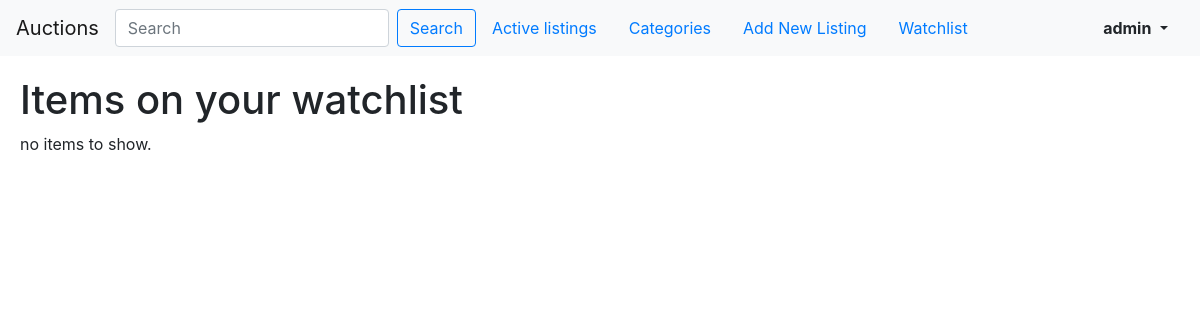
The app's page /watchlist (signed in), older data.
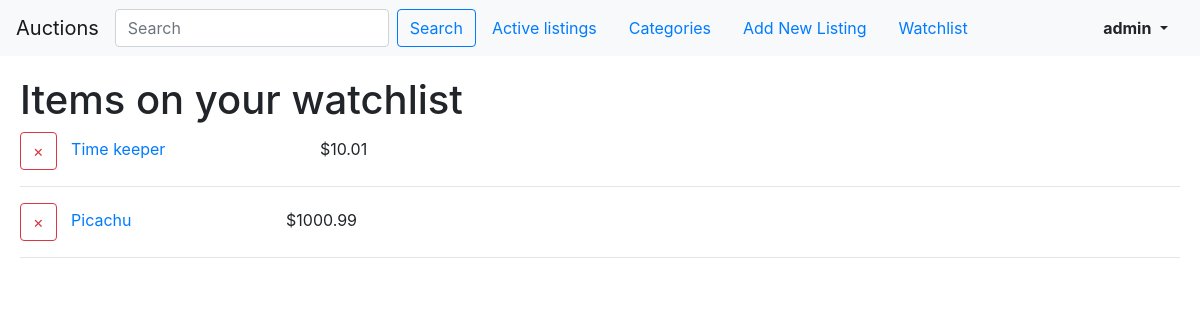
The same page, newer data.
### auctions/models.py (models this page shows, shortened)
class Listing(models.Model):
    owner = models.ForeignKey(User, on_delete=models.CASCADE, related_name="owned_auctions")
    title = models.CharField(max_length=200)
    state = models.CharField(max_length=10, default="active", choices = [('active','active'), ('closed', 'closed')])
    category = models.CharField(max_length=64, null=True, blank=True)
    description = models.CharField(max_length=1500)
    price = models.DecimalField(max_digits=8, decimal_places=2)
    start_date = models.DateField(auto_now_add=True, editable=False)
    item_image = models.ImageField(upload_to ='uploads/', null=True, blank=True)
    watchers = models.ManyToManyField(User, blank=True, related_name="watched_items")
    highest_bidder = models.ForeignKey(User, on_delete=models.CASCADE, related_name="placed_bids", null=True, blank=True)
    def __str__(self):
        return self.title

### auctions/views.py (the view)
# urls.py: path("watchlist", views.watchlist, name="watchlist"),
def watchlist(request):
    user = request.user
    if request.method == "POST":
        listing = Listing.objects.get(id=request.POST["watch_remove"])
        listing.watchers.remove(user)
    return render(request, "auctions/watchlist.html", {
        "watched_items": user.watched_items.all(),
    })

### auctions/templates/auctions/watchlist.html (shortened to what this page needs)
{% extends "auctions/layout.html" %}
{% block body %}
    <h1>Items on your watchlist</h1>
    {% for item in watched_items %}
    <form method="post">
        <div  class="watchlist_grid">
        <button value="{{item.id}}" name="watch_remove" class="btn btn-outline-danger" style="margin-right:10px">×</button>
        <a href='/listings/{{item.id}}'>{{ item }}</a>
        <span style='margin-left:150px';>${{ item.price }}</span>
    </div>
    </form>
        <hr>
    {% empty %}
    <p>no items to show.</p>
    {% endfor %}
{% endblock %}

Row changes from the older to the newer data that the page shows:
now on this page (row unchanged): Listing: {{ item.id }} 7 (drawn), title "Time keeper", price "10.01"
now on this page (row edited): Listing: {{ item.id }} 21 (drawn), title "Picachu", price "1000.99"
Text that changed along with them:
text no longer shown: "no items to show."
